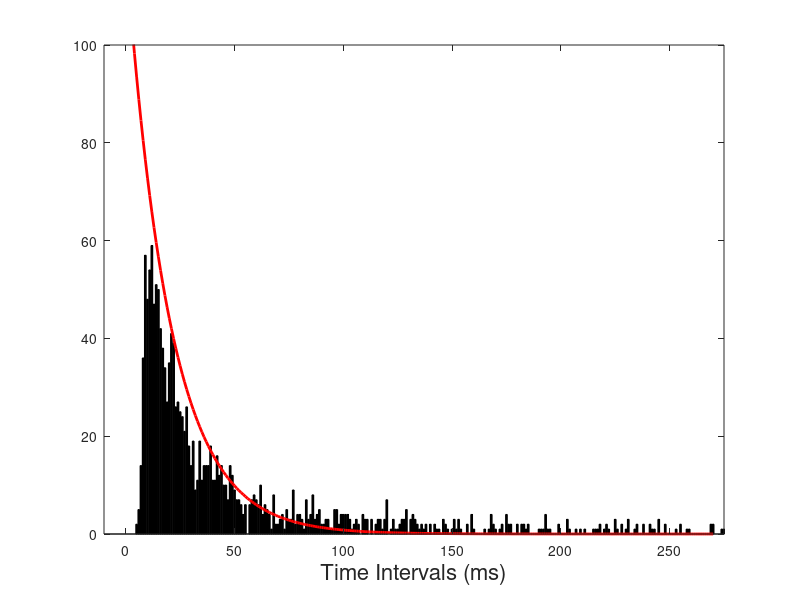

MATLAB code to generate this figure: (Note: this script raises an error after producing the figure.)
close all
clear all
load spikesvec
sig = 17;
x = -50:49;
w = (1/(sqrt(2*pi)*sig))*exp((-x.^2)./(2*sig^2));
w = 1000*w./sum(w);
delta_T = 10^-3;
Rate = conv(w,spikes);
Rate2 = Rate;
Rate = Rate*delta_T;
rn = rand(size(Rate));
spk = zeros(size(rn));
df = Rate - rn;
spk(df>0) = 1;
try
for i = 1:length(spk)
w = spk(i:i+10);
if sum(w)>1
ind = find(w);
ind = ind+i-1;
for k = 2:length(ind)
dist = ind(k)-ind(1);
distSgm = 1./(1+exp(-0.4*(dist-5)));
rn = rand(1);
if distSgm < rn
spk(ind(k))=0;
end
end
end
end
catch
end
ind = find(spk);
d = zeros(1,length(ind)-1);
for i = 1:length(d)
d(i) = ind(i+1)-ind(i);
end
L = unique(d);
L = sort(L);
y = zeros(size(L));
for j = 1:length(L)
y(j) = length(find(d==L(j)));
end
figure
ax = axes;
bar(L,y,'k')
axis([-10 length(unique(d))+5 0 100])
x = 0:length(unique(d));
p = 120*exp(-0.05*x);
hold on
plot(x,p,'linewidth',2,'color','r')
% legend({"histogram(ISI)",'60*exp(-0.03*x)'},...
% 'fontsize',16)
xlabel('Time Intervals (ms)','fontsize',16)
ax.FontSize = 16;
figure
ax2 = axes;
x = 0:0.1:10;
y = 1./(1+exp(-0.4*(x-5)));
plot(x,y)
xlabel('Time Intervals (ms)','fontsize',16)
ax2.FontSize = 16;
ylabel('Probability factor','fontsize',16)
